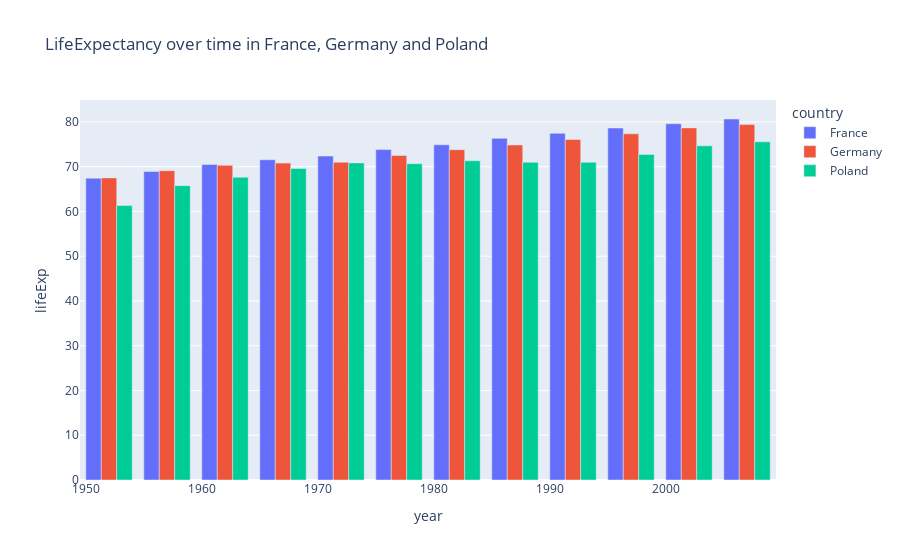

This figure's notebook cell:
### Code cell
mask = df.country.isin(['France', 'Germany', 'Poland'])
# by default the x axis is the row index.
df_filter = df.loc[mask]
#configure bar chart
fig = px.bar(df_filter,
             x='year',
             y='lifeExp',
             color='country',
             barmode='group',
             title="LifeExpectancy over time in France, Germany and Poland")
# show chart
fig.show()

### Figure 1 — Plotly figure (JSON) as saved in the notebook; plotly's stock layout.template omitted (floating-point values rounded to 4 significant figures)
{"data": [{"alignmentgroup": "True", "hovertemplate": "country=France<br>year=%{x}<br>lifeExp=%{y}<extra></extra>", "legendgroup": "France", "marker": {"color": "#636efa", "pattern": {"shape": ""}}, "name": "France", "offsetgroup": "France", "orientation": "v", "showlegend": true, "textposition": "auto", "type": "bar", "x": [1952, 1957, 1962, 1967, 1972, 1977, 1982, 1987, 1992, 1997, 2002, 2007], "xaxis": "x", "y": [67.41, 68.93, 70.51, 71.55, 72.38, 73.83, 74.89, 76.34, 77.46, 78.64, 79.59, 80.66], "yaxis": "y"}, {"alignmentgroup": "True", "hovertemplate": "country=Germany<br>year=%{x}<br>lifeExp=%{y}<extra></extra>", "legendgroup": "Germany", "marker": {"color": "#EF553B", "pattern": {"shape": ""}}, "name": "Germany", "offsetgroup": "Germany", "orientation": "v", "showlegend": true, "textposition": "auto", "type": "bar", "x": [1952, 1957, 1962, 1967, 1972, 1977, 1982, 1987, 1992, 1997, 2002, 2007], "xaxis": "x", "y": [67.5, 69.1, 70.3, 70.8, 71, 72.5, 73.8, 74.85, 76.07, 77.34, 78.67, 79.41], "yaxis": "y"}, {"alignmentgroup": "True", "hovertemplate": "country=Poland<br>year=%{x}<br>lifeExp=%{y}<extra></extra>", "legendgroup": "Poland", "marker": {"color": "#00cc96", "pattern": {"shape": ""}}, "name": "Poland", "offsetgroup": "Poland", "orientation": "v", "showlegend": true, "textposition": "auto", "type": "bar", "x": [1952, 1957, 1962, 1967, 1972, 1977, 1982, 1987, 1992, 1997, 2002, 2007], "xaxis": "x", "y": [61.31, 65.77, 67.64, 69.61, 70.85, 70.67, 71.32, 70.98, 70.99, 72.75, 74.67, 75.56], "yaxis": "y"}], "layout": {"barmode": "group", "legend": {"title": {"text": "country"}, "tracegroupgap": 0}, "title": {"text": "LifeExpectancy over time in France, Germany and Poland"}, "xaxis": {"anchor": "y", "domain": [0, 1], "title": {"text": "year"}}, "yaxis": {"anchor": "x", "domain": [0, 1], "title": {"text": "lifeExp"}}}}
